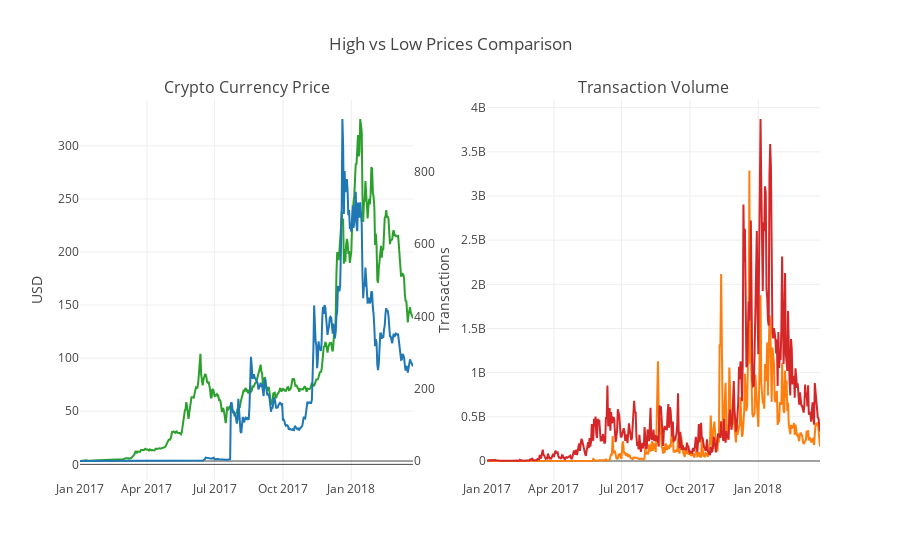

Write notebook code for a chart like this one.
### Code cell
fig = tools.make_subplots(rows=1, cols=2, subplot_titles=(
    'Crypto Currency Price', 'Transaction Volume'
))

trace0 = go.Scatter(x=low_price['date'], y=low_price['hlc_average'], name='Low Price')
fig.append_trace(trace0, 1, 1)

trace1 = go.Scatter(x=low_price['date'], y=low_price['volume'], name='Low Price')
fig.append_trace(trace1, 1, 2)

trace2 = go.Scatter(x=high_price['date'], y=high_price['hlc_average'], name='High Price')
fig.append_trace(trace2, 1, 1)

trace3 = go.Scatter(x=high_price['date'], y=high_price['volume'], name='High Price')
fig.append_trace(trace3, 1, 2)

fig['data'][0].update(yaxis='y3')
fig['layout'].update(title='High vs Low Prices Comparison')
fig['layout'].update(showlegend=False)
fig['layout']['yaxis1'].update(title='USD')
fig['layout']['yaxis2'].update(title='Transactions')
fig['layout']['xaxis1'].update(nticks=6)
fig['layout']['xaxis2'].update(nticks=6)
fig['layout']['yaxis3'] = {
    'anchor': 'x1', 'domain': [0.0, 1.0], 'nticks': 6,
    'overlaying': 'y1', 'side': 'right', 'showgrid': False
}

py.iplot(fig, filename='high-vs-low-prices-comparison')

### Figure 1 — Plotly figure (JSON) as saved in the notebook; plotly's stock layout.template omitted (floating-point values rounded to 4 significant figures; data arrays with more than 128 entries replaced by an {"elided": "..."} marker saying what was removed)
{"data": [{"name": "Low Price", "type": "scatter", "x": {"elided": "449 str values"}, "xaxis": "x1", "y": {"elided": "449 float values"}, "yaxis": "y3"}, {"name": "Low Price", "type": "scatter", "x": {"elided": "449 str values"}, "xaxis": "x2", "y": {"elided": "449 float values"}, "yaxis": "y2"}, {"name": "High Price", "type": "scatter", "x": {"elided": "449 str values"}, "xaxis": "x1", "y": {"elided": "449 float values"}, "yaxis": "y1"}, {"name": "High Price", "type": "scatter", "x": {"elided": "449 str values"}, "xaxis": "x2", "y": {"elided": "449 float values"}, "yaxis": "y2"}], "layout": {"annotations": [{"font": {"size": 16}, "showarrow": false, "text": "Crypto Currency Price", "x": 0.225, "xanchor": "center", "xref": "paper", "y": 1, "yanchor": "bottom", "yref": "paper"}, {"font": {"size": 16}, "showarrow": false, "text": "Transaction Volume", "x": 0.775, "xanchor": "center", "xref": "paper", "y": 1, "yanchor": "bottom", "yref": "paper"}], "showlegend": false, "title": "High vs Low Prices Comparison", "xaxis1": {"anchor": "y1", "domain": [0, 0.45], "nticks": 6}, "xaxis2": {"anchor": "y2", "domain": [0.55, 1], "nticks": 6}, "yaxis1": {"anchor": "x1", "domain": [0, 1], "title": "USD"}, "yaxis2": {"anchor": "x2", "domain": [0, 1], "title": "Transactions"}, "yaxis3": {"anchor": "x1", "domain": [0, 1], "nticks": 6, "overlaying": "y1", "showgrid": false, "side": "right"}}}
